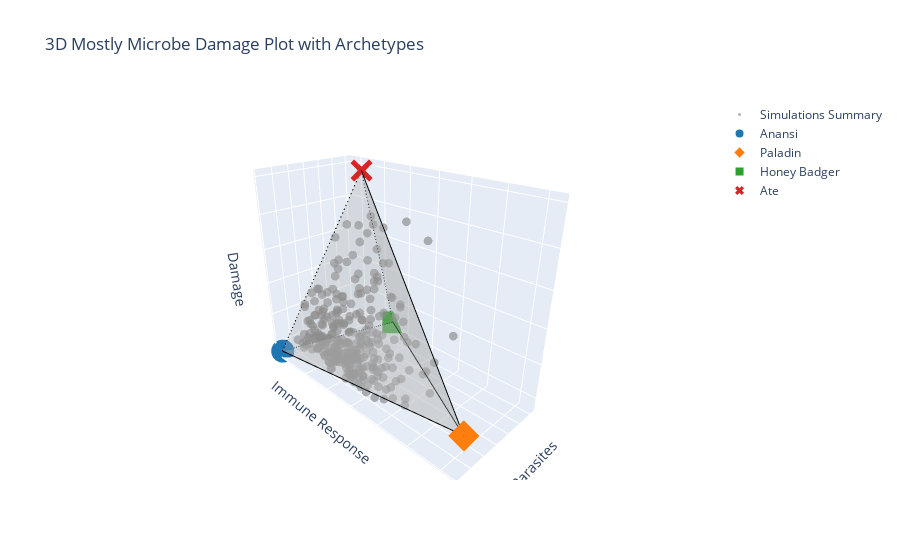

Notebook code for this chart:
### Code cell
import plotly.graph_objects as go
import numpy as np

fig = go.Figure()
colors_hex_m = ['#1e76b3','#ff7e0d','#2c9f2c','#d52627']
markers_plotly = ['circle','diamond','square','x']
fig.add_trace(go.Scatter3d(
    x=df_microbial['I.zscore'],
    y=df_microbial['M.zscore'],
    z=df_microbial['D.zscore'],
    mode='markers',
    marker=dict(size=3, color='grey', opacity=0.6),
    name='Simulations Summary'
))
names = ['Anansi','Paladin','Honey Badger','Ate']
# Add archetype points
for arc, c, m, s,n in zip([arc1_m, arc2_m, arc3_m, arc4_m], colors_hex_m, markers_plotly, sizes,names):
    fig.add_trace(go.Scatter3d(
        x=[arc[2]],
        y=[arc[0]],
        z=[arc[1]],
        mode='markers',
        marker=dict( color=c, symbol=m),
        name=f"{n}"
    ))

# Create mesh triangles (Plotly uses i, j, k for triangle faces)
vertices = np.array([
    [arc1_m[2], arc1_m[0], arc1_m[1]],
    [arc2_m[2], arc2_m[0], arc2_m[1]],
    [arc3_m[2], arc3_m[0], arc3_m[1]],
    [arc4_m[2], arc4_m[0], arc4_m[1]]
])
x, y, z = vertices[:, 0], vertices[:, 1], vertices[:, 2]

# Indices for triangle faces
faces = [
    [0, 1, 2],
    [0, 1, 3],
    [1, 2, 3],
    [0, 0, 3]
]

i, j, k = zip(*faces)

fig.add_trace(go.Mesh3d(
    x=x, y=y, z=z,
    i=i, j=j, k=k,
    color='lightgrey',
    opacity=0.3,
    name='Archetype Volume',
    flatshading=True,
    showscale=False
))

# Add connecting lines (manually, as in matplotlib `plot`)
def add_line(p1, p2, dashed=False):
    fig.add_trace(go.Scatter3d(
        x=[p1[2], p2[2]],
        y=[p1[0], p2[0]],
        z=[p1[1], p2[1]],
        mode='lines',
        line=dict(color='black', width=2, dash='dash' if dashed else 'solid'),
        showlegend=False
    ))

add_line(arc1_m, arc2_m)
add_line(arc2_m, arc3_m)
add_line(arc1_m, arc3_m, dashed=True)
add_line(arc1_m, arc4_m, dashed=True)
add_line(arc3_m, arc4_m, dashed=True)
add_line(arc2_m, arc4_m)

# Set axis limits
z_values = np.concatenate([df_microbial['D.zscore'], [arc[1] for arc in [arc1_m, arc2_m, arc3_m, arc4_m]]])
fig.update_layout(
    scene=dict(
        xaxis=dict(title='Immune Response', showticklabels=False, showbackground=True),
        yaxis=dict(title='Parasites', showticklabels=False, showbackground=True),
        zaxis=dict(title='Damage', showticklabels=False, showbackground=True),
        camera=dict(eye=dict(x=1.5, y=-1.5, z=1), up=dict(x=0, y=0, z=1))
    ),
    #margin=dict(l=0, r=0, b=0, t=30),
    title='3D Mostly Microbe Damage Plot with Archetypes'
)

fig.write_html('microbial_3D_plot.html')
fig.show()

### Figure 1 — Plotly figure (JSON) as saved in the notebook; plotly's stock layout.template omitted (floating-point values rounded to 4 significant figures; data arrays with more than 128 entries replaced by an {"elided": "..."} marker saying what was removed)
{"data": [{"marker": {"color": "grey", "opacity": 0.6, "size": 3}, "mode": "markers", "name": "Simulations Summary", "type": "scatter3d", "x": {"elided": "293 float values"}, "y": {"elided": "293 float values"}, "z": {"elided": "293 float values"}}, {"marker": {"color": "#1e76b3", "symbol": "circle"}, "mode": "markers", "name": "Anansi", "type": "scatter3d", "x": [-2.279], "y": [-0.9369], "z": [-1.221]}, {"marker": {"color": "#ff7e0d", "symbol": "diamond"}, "mode": "markers", "name": "Paladin", "type": "scatter3d", "x": [4.222], "y": [-0.5643], "z": [-0.546]}, {"marker": {"color": "#2c9f2c", "symbol": "square"}, "mode": "markers", "name": "Honey Badger", "type": "scatter3d", "x": [-0.5719], "y": [2.107], "z": [-0.7508]}, {"marker": {"color": "#d52627", "symbol": "x"}, "mode": "markers", "name": "Ate", "type": "scatter3d", "x": [-1.091], "y": [1.413], "z": [4.019]}, {"color": "lightgrey", "flatshading": true, "i": [0, 0, 1, 0], "j": [1, 1, 2, 0], "k": [2, 3, 3, 3], "name": "Archetype Volume", "opacity": 0.3, "showscale": false, "type": "mesh3d", "x": [-2.279, 4.222, -0.5719, -1.091], "y": [-0.9369, -0.5643, 2.107, 1.413], "z": [-1.221, -0.546, -0.7508, 4.019]}, {"line": {"color": "black", "dash": "solid", "width": 2}, "mode": "lines", "showlegend": false, "type": "scatter3d", "x": [-2.279, 4.222], "y": [-0.9369, -0.5643], "z": [-1.221, -0.546]}, {"line": {"color": "black", "dash": "solid", "width": 2}, "mode": "lines", "showlegend": false, "type": "scatter3d", "x": [4.222, -0.5719], "y": [-0.5643, 2.107], "z": [-0.546, -0.7508]}, {"line": {"color": "black", "dash": "dash", "width": 2}, "mode": "lines", "showlegend": false, "type": "scatter3d", "x": [-2.279, -0.5719], "y": [-0.9369, 2.107], "z": [-1.221, -0.7508]}, {"line": {"color": "black", "dash": "dash", "width": 2}, "mode": "lines", "showlegend": false, "type": "scatter3d", "x": [-2.279, -1.091], "y": [-0.9369, 1.413], "z": [-1.221, 4.019]}, {"line": {"color": "black", "dash": "dash", "width": 2}, "mode": "lines", "showlegend": false, "type": "scatter3d", "x": [-0.5719, -1.091], "y": [2.107, 1.413], "z": [-0.7508, 4.019]}, {"line": {"color": "black", "dash": "solid", "width": 2}, "mode": "lines", "showlegend": false, "type": "scatter3d", "x": [4.222, -1.091], "y": [-0.5643, 1.413], "z": [-0.546, 4.019]}], "layout": {"scene": {"camera": {"eye": {"x": 1.5, "y": -1.5, "z": 1}, "up": {"x": 0, "y": 0, "z": 1}}, "xaxis": {"showbackground": true, "showticklabels": false, "title": {"text": "Immune Response"}}, "yaxis": {"showbackground": true, "showticklabels": false, "title": {"text": "Parasites"}}, "zaxis": {"showbackground": true, "showticklabels": false, "title": {"text": "Damage"}}}, "title": {"text": "3D Mostly Microbe Damage Plot with Archetypes"}}}
